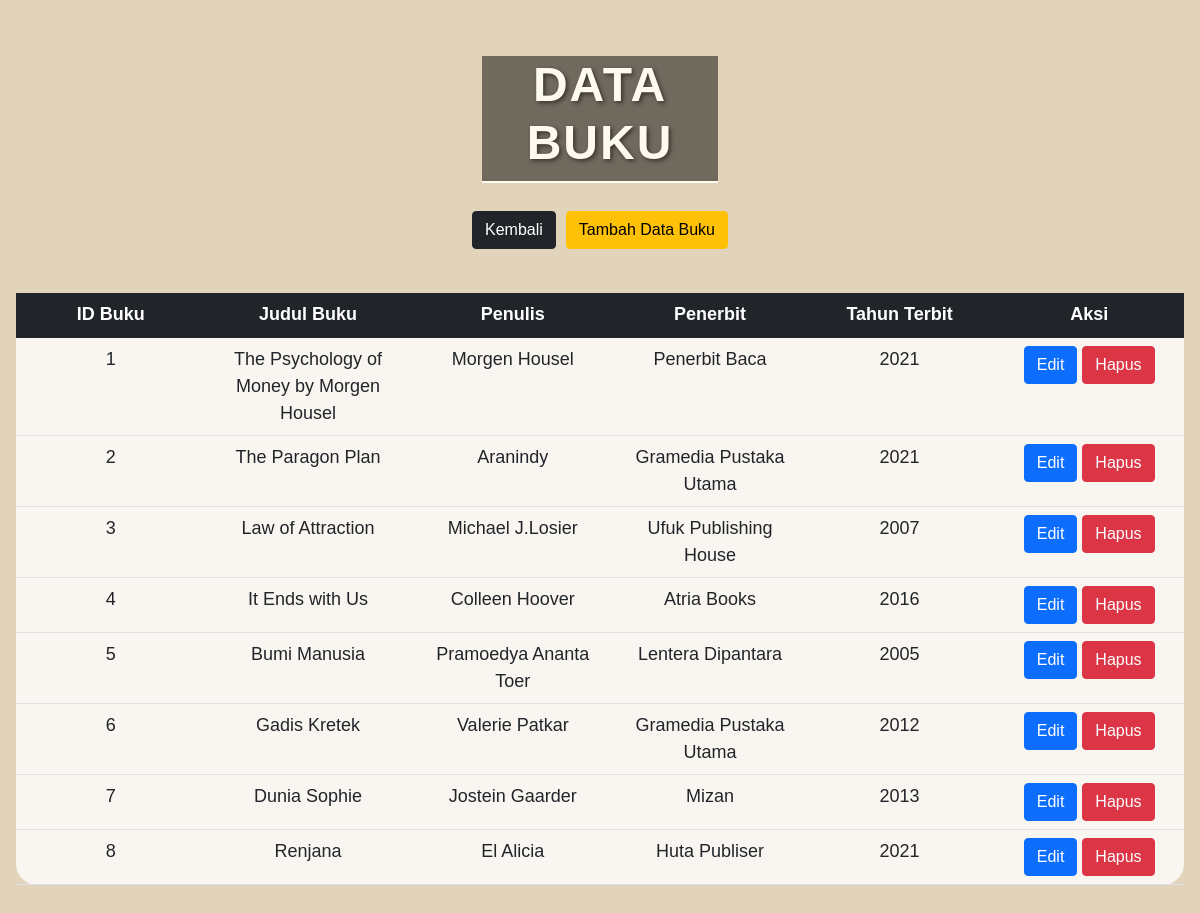
The page /Buku.php on the database its author committed.
### tables this page shows
CREATE TABLE `buku` (
  `id_buku` int(11) NOT NULL,
  `judul_buku` varchar(500) NOT NULL,
  `penulis` varchar(500) NOT NULL,
  `penerbit` varchar(250) NOT NULL,
  `tahun_terbit` int(11) NOT NULL
);

### Buku.php (the view, shortened to what this page needs)
<!DOCTYPE html>
<html lang="en">
<head>
    <link href="https://cdn.jsdelivr.net/npm/bootstrap@5.1.3/dist/css/bootstrap.min.css" rel="stylesheet">
</head>
<body class="p-3" style="background-color: #E1D4BB;">
<?php
include_once("Koneksi.php");
function readData($nama_tabel)
{
    global $conn;
    $stmt = $conn->prepare("SELECT * FROM $nama_tabel");
    $stmt->execute();
    $result = $stmt->fetchAll();
    if (!empty($result)) {
        if ($nama_tabel == "buku") {
            foreach ($result as $hasil) {
                echo "<tr>";
                echo "<td class='text-center'>" . $hasil['id_buku'] . "</td>";
                echo "<td>" . $hasil['judul_buku'] . "</td>";
                echo "<td>" . $hasil['penulis'] . "</td>";
                echo "<td>" . $hasil['penerbit'] . "</td>";
                echo "<td>" . $hasil["tahun_terbit"] . "</td>";
                echo "<td>";
                echo "<a class='btn btn-primary' href='FormBuku.php?id_buku=" . $hasil['id_buku'] . "'>Edit</a>";
                echo "<a class='btn btn-danger' href='Buku.php?id_buku=" . $hasil['id_buku'] . "' onclick=\"return confirm('Yakin Ingin Dihapus?')\">Hapus</a>";
                echo "</td>";
                echo "</tr>";
            }
        }
    }
}
?>
    <h2>
        <center><h1>Data Buku</h1></center>
    </h2>
    <div class="buttons-container">
        <a href="index.php"><button class="btn btn-dark mb-4">Kembali</button></a>
        <a href="FormBuku.php"><button class="btn btn-warning mb-1">Tambah Data Buku</button></a>
    </div>
    <table class="table">
        <thead class="table-dark">
            <tr>
                <th class="text-center">ID Buku</th>
                <th class="text-center">Judul Buku</th>
                <th class="text-center">Penulis</th>
                <th class="text-center">Penerbit</th>
                <th class="text-center">Tahun Terbit</th>
                <th class="text-center">Aksi</th>
            </tr>
        </thead>
        <tbody>
            <?php readData("buku"); ?>
        </tbody>
    </table>
</body>
</html>

### Buku.php (style rules this page uses)
body { background-image: url('library_page.jpg'); background-size: cover; background-position: center; color: #ffffff; font-family: Arial, sans-serif; margin: 0; display: flex; flex-direction: column; align-items: center; justify-content: center; overflow: auto; }
table, tr, td { border-collapse: collapse; border-radius: 21px; padding: 20px 40px; font-size: 18px; }
table { width: max-content; border-radius: 21px; background: rgba(255, 255, 255, 0.8); color: black; }
td { width: 100px; height: 10px; text-align: center; }
.buttons-container { display: flex; justify-content: flex-end; margin-bottom: 20px; }
.buttons-container a:first-child { margin-right: 10px; }
button { border-radius: 10px; border: 1px solid #03045e; position: relative; overflow: hidden; transition: all 0.5s ease-in; z-index: 1; }
button::before, button::after { content: ''; position: absolute; top: 0; width: 0; height: 100%; transform: skew(15deg); transition: all 0.5s; overflow: hidden; z-index: -1; }
button::before { left: -10px; background: #537188; }
button::after { right: -10px; background: #537188; }
h1 { font-size: 48px; margin: 40px auto 20px; color: #FFFAF0; text-transform: uppercase; letter-spacing: 2px; font-weight: bold; text-shadow: 2px 2px 4px rgba(0, 0, 0, 0.5); animation: fadeInDown 1s ease-in-out, scaleIn 1s ease-in-out; border-bottom: 2px solid #FFFAF0; padding-bottom: 10px; background-color: rgba(0, 0, 0, 0.5); width: 80%; text-align: center; }

### rows shown on the page
buku: id_buku "1", judul_buku "The Psychology of Money by Morgen Housel", penulis "Morgen Housel", penerbit "Penerbit Baca", tahun_terbit "2021"
buku: id_buku "2", judul_buku "The Paragon Plan", penulis "Aranindy", penerbit "Gramedia Pustaka Utama", tahun_terbit "2021"
buku: id_buku "3", judul_buku "Law of Attraction", penulis "Michael J.Losier", penerbit "Ufuk Publishing House", tahun_terbit "2007"
buku: id_buku "4", judul_buku "It Ends with Us", penulis "Colleen Hoover", penerbit "Atria Books", tahun_terbit "2016"
buku: id_buku "5", judul_buku "Bumi Manusia", penulis "Pramoedya Ananta Toer", penerbit "Lentera Dipantara", tahun_terbit "2005"
buku: id_buku "6", judul_buku "Gadis Kretek", penulis "Valerie Patkar", penerbit "Gramedia Pustaka Utama", tahun_terbit "2012"
buku: id_buku "7", judul_buku "Dunia Sophie", penulis "Jostein Gaarder", penerbit "Mizan", tahun_terbit "2013"
buku: id_buku "8", judul_buku "Renjana", penulis "El Alicia", penerbit "Huta Publiser", tahun_terbit "2021"
